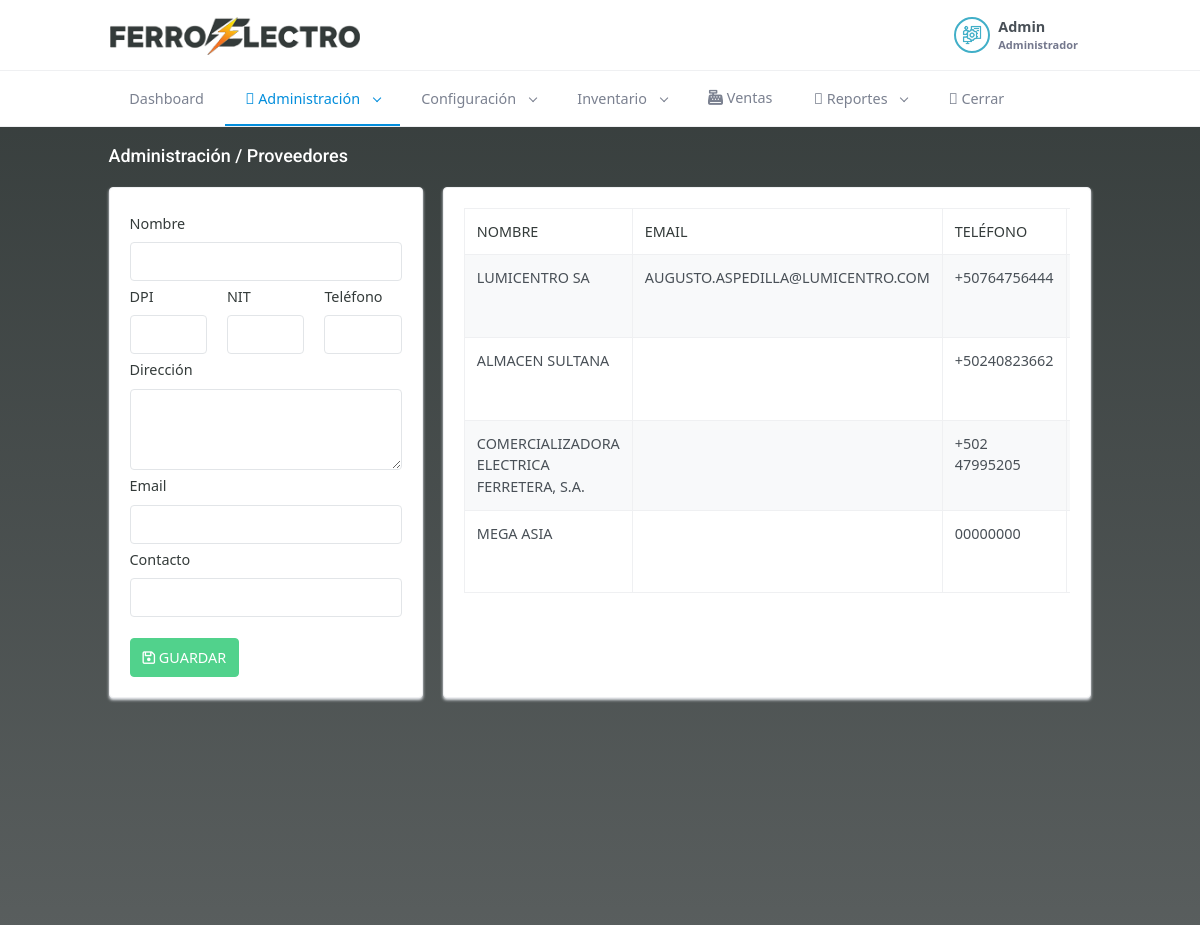
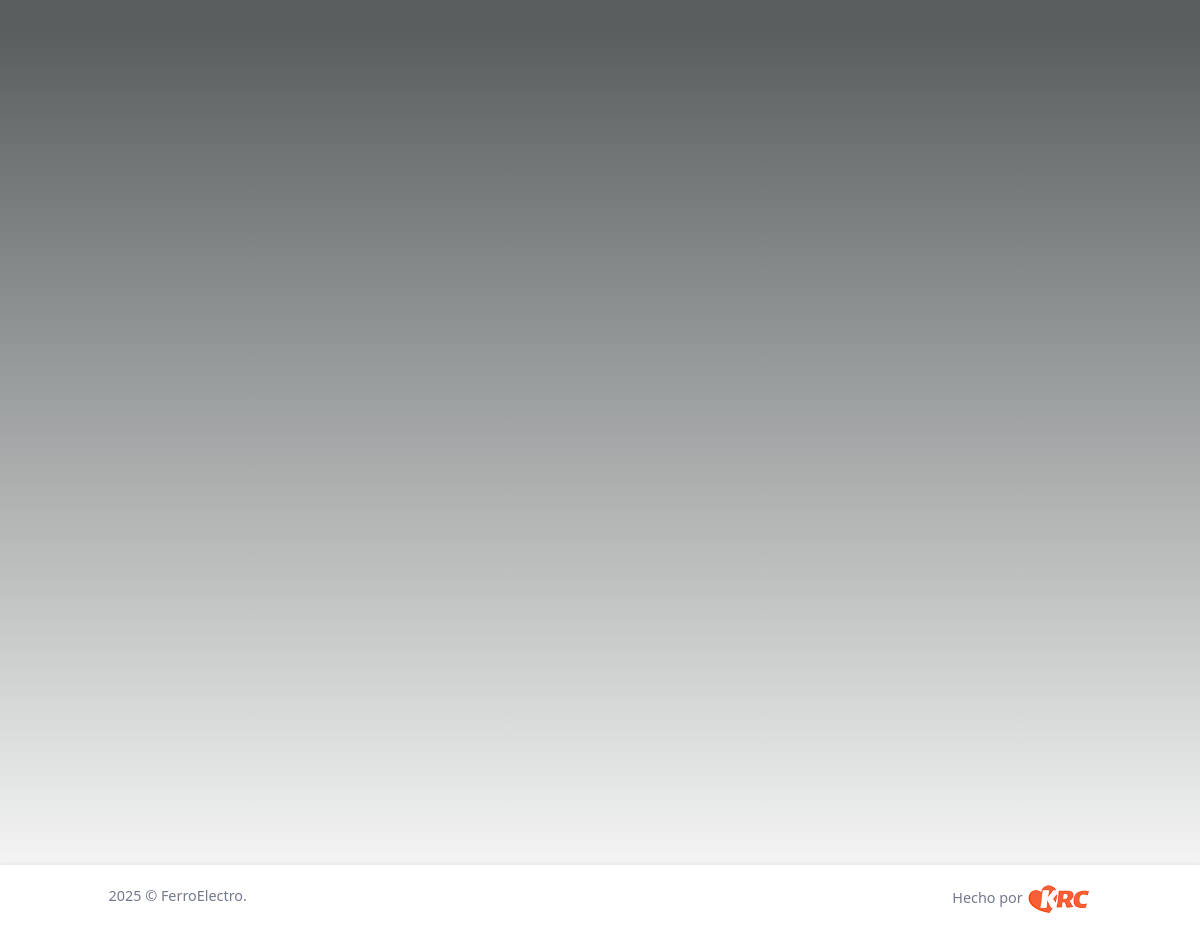
Screenshot of /index.php/administracion/proveedores (signed in) with the database file from the repository (2 pictures, top to bottom).
### tables this page shows
CREATE TABLE `proveedores` (
  `id` int(11) NOT NULL,
  `nombre` varchar(300) NOT NULL,
  `dpi` varchar(50) NOT NULL,
  `nit` int(11) NOT NULL,
  `direccion` text NOT NULL,
  `telefono` varchar(20) NOT NULL,
  `email` varchar(200) NOT NULL,
  `contacto` varchar(200) DEFAULT NULL,
  `status` int(11) NOT NULL DEFAULT 1
);

### application/controllers/administracion/Proveedores.php (called while the page is built, shortened)
<?php
class Proveedores extends CI_Controller {
	public function index()
	{
        $d['title'] = 'Administración';
        $h['title'] =  $d['title'];
		$d['msg'] = '';
        $d['proveedores'] = $this->model->all_proveedores_all_status();
		$d['monedas'] = $this->model->all_monedas();
        $this->load->view('header_view', $h);
		$this->load->view('administracion/proveedores_view', $d);
        $this->load->view('footer_view', $h);
	}
}

### index.php (called while the page is built, shortened)
<?php
require_once BASEPATH.'core/CodeIgniter.php';

### application/models/Model.php (called while the page is built, shortened)
<?php
class Model extends CI_Model
{
  public function all_proveedores_all_status(){
    $q= $this
        ->db
        ->select('*')
	      ->from('proveedores')
        ->group_by('proveedores.id')
        ->get();
    if($q->num_rows() > 0) {
      return $q->result_array();
    }
    return array();
  }
}

### application/views/administracion/proveedores_view.php (the view, shortened to what this page needs)
<div class="main-content">
    <div class="page-content">
        <div class="container-fluid">
            <div class="row">
                <div class="col-12">
                    <div class="page-title-box d-flex align-items-center justify-content-between">
                        <h4 class="mb-0"><?= $title . ' / Proveedores' ?></h4>
                    </div>
                </div>
            </div>
            <div class="row">
                <div class="col-xl-4">
                    <div class="card card-h-100">
                        <div class="card-body">
                            <form method="POST" class="form">
                                <div class="form-group">
                                    <label for="nombre">Nombre</label>
                                    <input type="text" class="form-control" name="nombre" required="true" autocomplete="off">
                                </div>
                                <div class="row">
                                    <div class="form-group col-md-4">
                                        <label for="nombre">DPI</label>
                                        <input type="text" class="form-control" name="dpi" autocomplete="off">
                                    </div>
                                    <div class="form-group col-md-4">
                                        <label for="nombre">NIT</label>
                                        <input type="text" class="form-control" name="nit" required="true" autocomplete="off">
                                    </div>
                                    <div class="form-group col-md-4">
                                        <label for="nombre">Teléfono</label>
                                        <input type="text" class="form-control" name="telefono" required="true" autocomplete="off">
                                    </div>
                                </div>
                                <div class="form-group">
                                    <label for="nombre">Dirección</label>
                                    <textarea class="form-control" name="direccion" id="direccion" cols="30" rows="3"></textarea>
                                </div>
                                <div class="form-group">
                                    <label for="nombre">Email</label>
                                    <input type="email" class="form-control" name="email" autocomplete="off">
                                </div>
                                <div class="form-group">
                                    <label for="nombre">Contacto</label>
                                    <input type="text" class="form-control" name="contacto" required="true" autocomplete="off">
                                </div>
                                <br>
                                <div class="form-group">
                                    <button class="btn btn-success" type="submit" name="guardar"><i class="fa fa-save"></i> GUARDAR</button>
                                </div>
                            </form>
                        </div>
                    </div>
                </div>
                <div class="col-xl-8">
                    <div class="card card-h-100">
                        <div class="card-body">
                            <div class="table-responsive">
                                <table class="table table-striped table-bordered table-condensed table-hovered" style="width:100%">
                                    <thead>
                                        <tr>
                                            <th>NOMBRE</th>
                                            <th>EMAIL</th>
                                            <th>TELÉFONO</th>
                                            <th class="no-print"></th>
                                        </tr>
                                    </thead>
                                    <tbody>
                                        <?php
                                        foreach($proveedores as $p){
                                        ?>
                                        <tr <?= ($p['status'] == 0)?'style="color: #b8b8b8;"':'' ?>>
                                            <td><?= $p['nombre'] ?></td>
                                            <td><?= $p['email'] ?></td>
                                            <td><?= $p['telefono'] ?></td>
                                            <?php
                                            if($p['status'] == 0){
                                            ?>
                                            <td class="no-print" style="text-align: center; width: 50px;">
                                                <a href="<?= base_url('administracion/proveedores/reactivar_proveedores/' . $p['id']) ?>" class="btn btn-sm btn-default"><i class="fa fa-refresh"></i></a>
                                            </td>
                                            <?php
                                            }else{
                                            ?>
                                            <td class="no-print" style="text-align: center; width: 110px;">
                                            </td>
                                            <?php
                                            }
                                            ?>
                                        </tr>
                                        <?php
                                        }
                                        ?>
                                    </tbody>
                                </table>
                            </div>
                        </div>
                    </div>
                </div>
            </div>
        </div>
    </div>

### assets/login/css/login.css (style rules this page uses)
#bodyall { background: #343b3a; background: -moz-linear-gradient(180deg, #343b3a 0%, #5a5f5f 52%, rgba(255,255,255,1) 100%); background: -webkit-linear-gradient(180deg, #343b3a 0%, #5a5f5f 52%, rgba(255,255,255,1) 100%); background: linear-gradient(180deg, #343b3a 0%, #5a5f5f 52%, rgba(255,255,255,1) 100%); filter: progid:DXImageTransform.Microsoft.gradient(startColorstr="#343b3a",endColorstr="#ffffff",GradientType=1); }
.page-title-box > h4 { color: #fff !important; }
label, th { color: #343b3a; }

### application/views/header_view.php (style rules this page uses)
label { margin-top: 5px; }

### rows the page displays
proveedores: nombre "LUMICENTRO SA", email "AUGUSTO.ASPEDILLA@LUMICENTRO.COM", telefono "+50764756444"
proveedores: nombre "ALMACEN SULTANA", telefono "+50240823662"
proveedores: nombre "COMERCIALIZADORA ELECTRICA FERRETERA, S.A.", telefono "+502 47995205"
proveedores: nombre "MEGA ASIA", telefono "00000000"

### other values shown
$_SESSION['nombre'] "Admin"
$_SESSION['rolname'] "Administrador"
$title "Administración"
